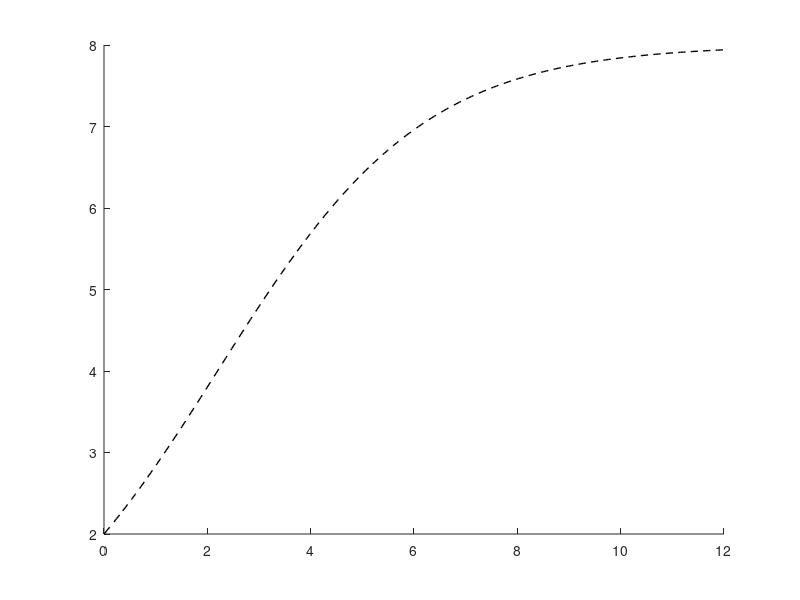

Write MATLAB code to recreate this figure. (Note: this script raises an error after producing the figure.)
% make a quiver plot and plot solutions to logistic growth
% dy / dt = lambda * y * (1 - y/K)

% parameters
% ---

lambda = 0.5;
K = 8;  % carrying capacity
t_max = 12;
y_max = 12;

y0s = [2, 12];  % starting with one solution, you can add more

% plot
% ---

% matlab on Linux is kooky, please leave this figure size as is
figure('Visible', 'off', 'Position', [100, 100, 100, 100]);

% plot some solutions
hold on;
t_sol = linspace(0, t_max, 200);
for y0 = y0s
    % analytical solution to logistic equation
    y_sol = K ./ (1 + ((K/y0) - 1) * exp(-lambda * t_sol));
    h = plot(t_sol, y_sol, 'k--', "LineWidth", 1);
    h.Color(4) = 0.1; % make faint
end

% create grid for quiver plot
t_range = linspace(0, t_max, t_max+1);
y_range = linspace(0, y_max, y_max+1);
[T, Y] = meshgrid(t_range, y_range);

% compute direction field (dt = 1, dy = lambda * y * (1 - y/K))
dT = ones(size(T));
dY = lambda * Y .* (1 - Y/K);

% plot quivers
quiver(T, Y, dT, dY, "AutoScale", "on", "Color", "b");
hold off;

% add horizontal line at carrying capacity
% plot([0, t_max], [K, K], 'r:', 'LineWidth', 1);

% decorate
title({"solutions to dy/dt = \lambda y (1 - y/K)", sprintf("for \\lambda = %.1f, K = %d", lambda, K)})
xlabel("time t")
ylabel("population size y(t)")
axis equal;

% set axis limits
xlim([-1, t_max+1]);
ylim([-1, y_max+1]);

exportgraphics(gcf, 'logistic.pdf', 'ContentType', 'vector', 'BackgroundColor', 'none')
